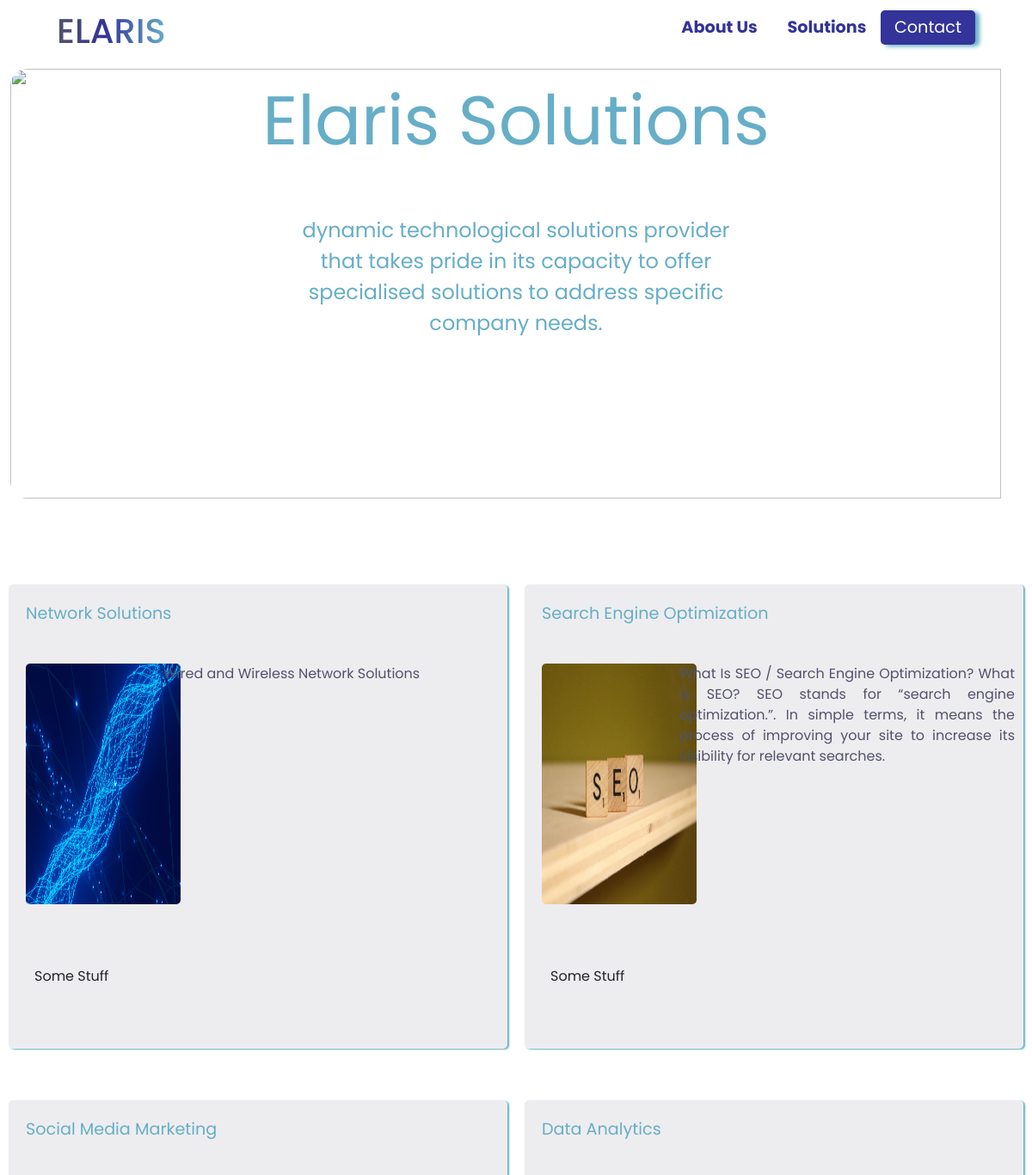
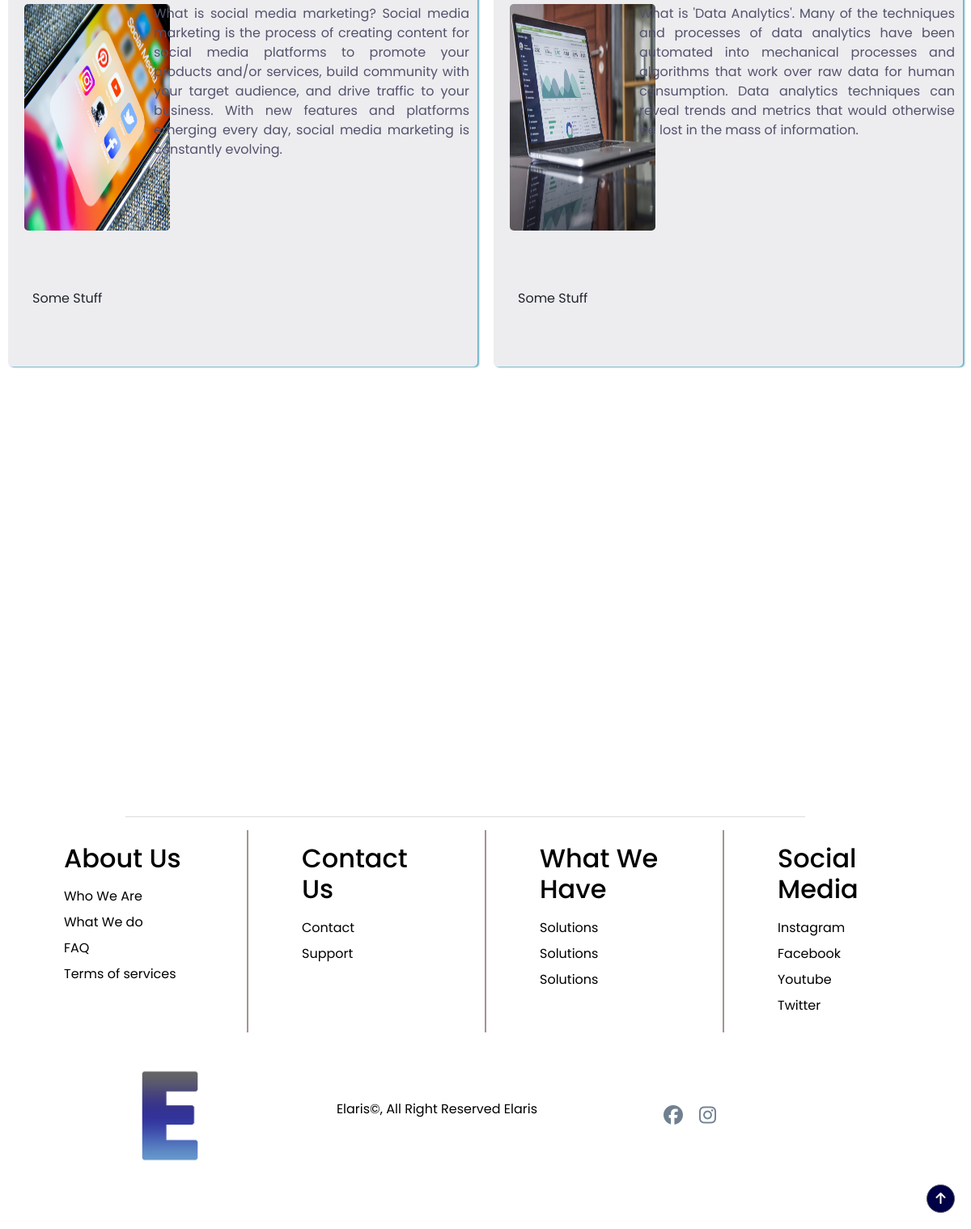
The app's page /solutions with its own data (2 pictures, top to bottom).
### solutions/models.py (models this page shows, shortened)
class Solution(models.Model):
	name = models.CharField(max_length=9999)
	desc = models.TextField()
	img = models.ImageField(upload_to='solutions/img/')
	solution_type = models.CharField(max_length=9999, choices=solution_type, default='Normal')

### pages/views.py (the view)
# urls.py: path('solutions', SolutionView.as_view(),  name='solutions_view'),
class SolutionView(View):
	template_name = 'solutions.html'
	queryset = Solution.objects.all()
	def get_queryset(self):
		return self.queryset
	def get(self, request):
		context = {
		'solutions': self.get_queryset(),
		}
		return render(request, self.template_name, context)

### pages/templates/solutions.html (shortened to what this page needs)
<!DOCTYPE html>
<html lang="en">
{% extends 'base.html' %}
{% load static %}
    {% block extra_css %}
    	<link rel="stylesheet" href="{% static 'pages/css/solutions.css' %}">
    {% endblock %}
    {% block content %}
        <div class="main__container">
            <div class="top__container">
                    <div class="top__head">
                        Elaris Solutions
                    </div>
                <img src="https://images.unsplash.com/photo-1489875347897-49f64b51c1f8?ixlib=rb-1.2.1&ixid=MnwxMjA3fDB8MHxwaG90by1wYWdlfHx8fGVufDB8fHx8&auto=format&fit=crop&w=1170&q=80" alt="">
               <div class="top__desc">
                   dynamic technological solutions provider that takes pride in its capacity to offer specialised solutions to address specific company needs.
               </div>
            </div>
            <div class="solutions__container">
                {% for solution in solutions %}
                    <div class="solutions__wrapper">
                        <div class="solutions__card">
                            <div class="div__1">
                                <div class="solutions__name">
                                    {{ solution.name }}
                                </div>
                            </div>
                            <div class="div__2">
                                <img  class="solutions__image" src="{{ solution.img.url }}" alt="sol-img">
                                <div class="solutions__desc">
                                    {{ solution.desc }}
                                </div>
                            </div>
                            <div class="div__3">
                                Some Stuff
                            </div>
                        </div>
                    </div>
                {% endfor %}
            </div>
        </div>
    {% endblock %}

### pages/static/pages/css/solutions.css (style rules this page uses)
.main__container { margin: 0 0 400px 0; }
.top__container { display: flex; flex-direction: column; height: 600px; margin: 0 auto; padding: 0 10px; }
.top__container img { width: 98%; height:500px; align-self: center; border-radius: 20px; animation: fadeIn 1s; position: absolute; object-fit: cover; }
.top__head { font-size: 5rem; text-align: center; z-index:900; color: #66aec7; animation: fadeIn 2s; }
.top__desc { z-index: 900; padding: 50px 0 0 0; font-size: 1.5rem; text-align: center; color: #66aec7; animation: fadeIn 3s; width: 500px; align-self: center; }
.solutions__container { display: grid; grid-template-columns: 1fr 1fr; }
.solutions__wrapper { height: 600px; margin: 0 auto; padding: 0 10px; }
.solutions__card { display: grid; grid-template-columns: 1fr; height: 90%; justify-content: center; animation: fadeIn 2s; background: rgba(83, 82, 108, .1); border-radius: 5px; box-shadow: 2px 1px 2px #66aec7; }
.div__1 { height: 20px; animation: fadeIn 2.5s; }
.div__2 { display: grid; grid-template-columns: 1fr 1fr; width: 100%; animation: fadeIn 3s; }
.div__3 { padding: 0 0 0 30px; animation: fadeIn 3.5s; }
.solutions__name { font-size: 1.2rem; color: #66aec7; margin: 20px 0 0 20px; }
.solutions__image { width: 300px; height:280px; margin: 0 10px 0 20px; border-radius: 5px; }
.solutions__desc { width: 400px; font-size: 1rem; text-align: justify; padding: 0 10px 0 0; color: #53526c; }

### pages/templates/base.html (style rules this page uses)
* { font-family: 'Poppins', sans-serif; }

### records on screen
Solution: name "Network Solutions", img (picture), desc "Wired and Wireless Network Solutions"
Solution: name "Search Engine Optimization", img (picture), desc "What Is SEO / Search Engine Optimization? What is SEO? SEO stands for “search engine optimization.”. In simple terms, it means the process of improving your site to increase its visibility for relevant searches."
Solution: name "Social Media Marketing", img (picture), desc "What is social media marketing? Social media marketing is the process of creating content for social media platforms to promote your products and/or services, build community with your target audience, and drive traffic to your business. With new features and platforms emerging every day, social media marketing is constantly evolving."
Solution: name "Data Analytics", img (picture), desc "What is 'Data Analytics'. Many of the techniques and processes of data analytics have been automated into mechanical processes and algorithms that work over raw data for human consumption. Data analytics techniques can reveal trends and metrics that would otherwise be lost in the mass of information."
